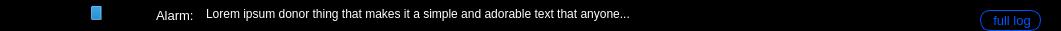
   <widget class="QWidget" name="widget_11" native="true">
    <property name="geometry">
     <rect>
      <x>20</x>
      <y>10</y>
      <width>1061</width>
      <height>31</height>
     </rect>
    </property>
    <property name="styleSheet">
     <string notr="true">background-color:rgb(0, 0, 0);</string>
    </property>
    <widget class="QLabel" name="label_106">
     <property name="geometry">
      <rect>
       <x>980</x>
       <y>10</y>
       <width>61</width>
       <height>21</height>
      </rect>
     </property>
     <property name="styleSheet">
      <string notr="true">background-color:rgb(0, 0, 0);
border-color:rgb(0, 85, 255);
border-radius: 10px ;
border-width: 7rem;
border: 1px solid  rgb(0, 85, 255);
font: 10pt &quot;Roboto&quot; ;
</string>
     </property>
     <property name="text">
      <string>&lt;html&gt;&lt;head/&gt;&lt;body&gt;&lt;p align=&quot;center&quot;&gt;&lt;span style=&quot; font-size:10pt; color:#0055ff;&quot;&gt;full log&lt;/span&gt;&lt;/p&gt;&lt;/body&gt;&lt;/html&gt;</string>
     </property>
    </widget>
    <widget class="QLabel" name="label_107">
     <property name="geometry">
      <rect>
       <x>0</x>
       <y>-30</y>
       <width>71</width>
       <height>101</height>
      </rect>
     </property>
     <property name="styleSheet">
      <string notr="true">background-color:rgb(0, 0, 0);
image: url(:/newPrefix/logo.jpg);</string>
     </property>
     <property name="text">
      <string/>
     </property>
    </widget>
    <widget class="QLabel" name="label_108">
     <property name="geometry">
      <rect>
       <x>156</x>
       <y>5</y>
       <width>41</width>
       <height>21</height>
      </rect>
     </property>
     <property name="text">
      <string>&lt;html&gt;&lt;head/&gt;&lt;body&gt;&lt;p&gt;&lt;span style=&quot; font-size:10pt; color:#ffffff;&quot;&gt;Alarm:&lt;/span&gt;&lt;/p&gt;&lt;/body&gt;&lt;/html&gt;</string>
     </property>
    </widget>
    <widget class="QLabel" name="label_109">
     <property name="geometry">
      <rect>
       <x>206</x>
       <y>-1</y>
       <width>771</width>
       <height>31</height>
      </rect>
     </property>
     <property name="text">
      <string>&lt;html&gt;&lt;head/&gt;&lt;body&gt;&lt;p&gt;&lt;span style=&quot; font-size:9pt; color:#ffffff;&quot;&gt;Lorem ipsum donor thing that makes it a simple and adorable text that anyone...&lt;/span&gt;&lt;/p&gt;&lt;/body&gt;&lt;/html&gt;</string>
     </property>
    </widget>
    <widget class="QProgressBar" name="progressBar_2">
     <property name="geometry">
      <rect>
       <x>90</x>
       <y>5</y>
       <width>51</width>
       <height>16</height>
      </rect>
     </property>
     <property name="value">
      <number>24</number>
     </property>
    </widget>
   </widget>
